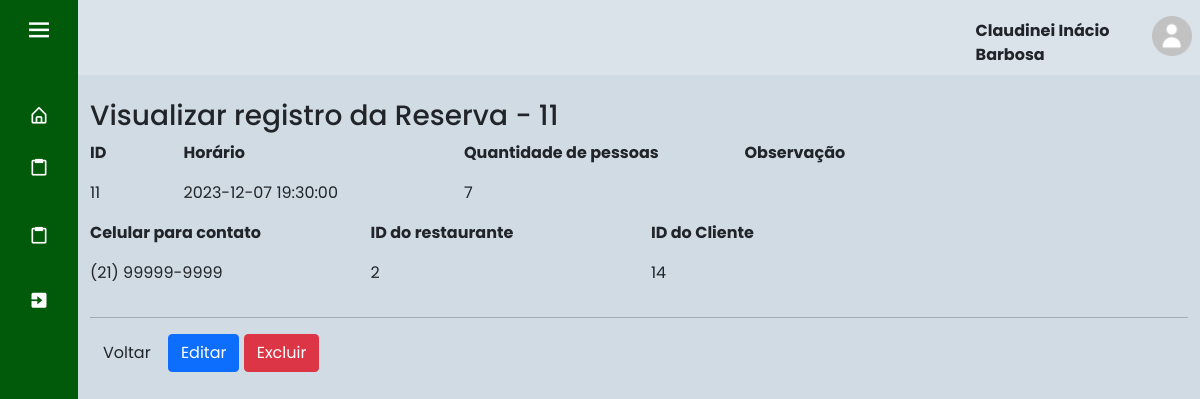
The app's page /index.php?page=view_fixa&id_reserva=11 (signed in) with its own data.
### tables this page shows
CREATE TABLE IF NOT EXISTS `usuario` (
  `id_cli` int(11) NOT NULL AUTO_INCREMENT,
  `nome` varchar(45) NOT NULL,
  `email` varchar(45) NOT NULL,
  `senha` varchar(100) NOT NULL,
  `nivel` int(1) DEFAULT NULL,
  `ativo` tinyint(1) DEFAULT NULL,
  `foto` varchar(220) DEFAULT NULL,
  PRIMARY KEY (`id_cli`),
  KEY `nivel` (`nivel`)
);

CREATE TABLE IF NOT EXISTS `reserva_fixa` (
  `id_reserva` int(11) NOT NULL AUTO_INCREMENT,
  `horario` datetime NOT NULL,
  `qtde_pessoas` int(11) NOT NULL,
  `obs` text DEFAULT NULL,
  `cel_contato` varchar(15) NOT NULL,
  `id_res` int(11) DEFAULT NULL,
  `id_cli` int(11) DEFAULT NULL,
  PRIMARY KEY (`id_reserva`),
  KEY `id_res` (`id_res`),
  KEY `id_cli` (`id_cli`),
  CONSTRAINT `reserva_fixa_ibfk_1` FOREIGN KEY (`id_res`) REFERENCES `restaurante` (`id_res`),
  CONSTRAINT `reserva_fixa_ibfk_2` FOREIGN KEY (`id_cli`) REFERENCES `usuario` (`id_cli`)
);

### sis/reserva_fixa/view_fixa.php (the view, shortened to what this page needs)
<?php
	$id_reserva = $_GET['id_reserva'];
	$sql = mysqli_query($con, "select * from reserva_fixa where id_reserva = '".$id_reserva."';");
	$row = mysqli_fetch_array($sql);
?>
<div id="main" class="container-fluid">
	<h3 class="page-header">Visualizar registro da Reserva - <?php echo $id_reserva; ?> </h3>
	<div class="row">
		<div class="col-md-1">
			<p><strong>ID</strong></p>
			<p><?php echo $row['id_reserva'];?></p>
		</div>
		<div class="col-md-3">
			<p><strong>Horário</strong></p>
			<p><?php echo $row['horario'];?></p>
		</div>
		<div class="col-md-3">
			<p><strong>Quantidade de pessoas</strong></p>
			<p><?php echo $row['qtde_pessoas'];?></p>
		</div>
		<div class="col-md-5">
			<p><strong>Observação</strong></p>
		</div>
	</div>
	<div class="row">
		<div class="col-md-3">
			<p><strong>Celular para contato</strong></p>
			<p><?php echo $row['cel_contato'];?></p>
		</div>
		<div class="col-md-3">
			<p><strong>ID do restaurante</strong></p>
			<p><?php echo $row['id_res'];?></p>
		</div>
		<div class="col-md-3">
			<p><strong>ID do Cliente</strong></p>
			<p><?php echo $row['id_cli']; ?></p>
		</div>
	</div>
	<hr/>
	<div id="actions" class="row">
		<div class="col-md-12">
			<a href="?page=lista_fixa" class="btn btn-default">Voltar</a>
				<?php echo "<a href=?page=fedit_fixa&id_reserva=".$row['id_reserva']." class='btn btn-primary'>Editar</a>";?>
				<?php echo "<a href=?page=excluir_fixa&id_reserva=".$row['id_reserva']." class='btn btn-danger'>Excluir</a>";?>
		</div>
	</div>
</div>

### index.php (shortened to what this page needs)
<!doctype html>
<html lang="pt-br">
  <head>
    <link rel="stylesheet" href="css/style.css">
    <link href='https://unpkg.com/boxicons@2.0.7/css/boxicons.min.css' rel='stylesheet'>
    <link href="https://cdn.jsdelivr.net/npm/bootstrap@5.0.2/dist/css/bootstrap.min.css" rel="stylesheet">
  </head>
  <body>
    <?php
      include "base/config.php";
      switch($_SESSION['UsuarioNivel']){
        case 1: include "base/sidebar1.php"; break;
      }
    ?>
  <section class="home-section">
      <nav class="navbar navbar-expand-sm" style="background-color: rgba(255, 255, 255, 0.2);">
      <?php
          if(isset($_SESSION["UsuarioID"])) {
              $usuario_id = $_SESSION["UsuarioID"];
          } else{
              header("location: base/login.php");
              exit;
          }
          $sql = "select * from usuario where id_cli = '$usuario_id'";
          $result = mysqli_query($con, $sql);
          if($result){
            $row = mysqli_fetch_assoc($result);
            $nome = $row['nome'];
      ?>
        <ul class="navbar-nav" style="margin-left: 80%;">
          <li class="nav-item" style="font-weight: bold; margin-top: 5%">
            <?php echo'' .$nome. '';?>
          </li>
          <li class="nav-item">
            <a class="nav-link" href="base/dados.php"><img src="img/home-perfil.png" width="40" height="40"></a>
          </li>
        </ul>
      </nav>
      <br>
      <?php
        } else{
              echo "Erro na consulta:" .mysqli_error($con);
            }
      ?>
    <?php
      include "base/ch_pages.php";
    ?>
    </section>
  </body>
</html>

### css/style.css (style rules this page uses)
* { margin: 0; padding: 0; box-sizing: border-box; font-family: 'Poppins', sans-serif; }
.home-section { position: relative; background: #184e7733; height: 100vh; left: 260px; width: calc(100% - 260px); transition: all 0.5s ease; }
.sidebar.close ~ .home-section { left: 78px; width: calc(100% - 78px); }

### records on screen
usuario: nome "Claudinei Inácio Barbosa"
reserva_fixa: id_reserva "11", horario "2023-12-07 19:30:00", qtde_pessoas "7", cel_contato "(21) 99999-9999", id_res "2", id_cli "14"

### other values on screen
$id_reserva "11"
